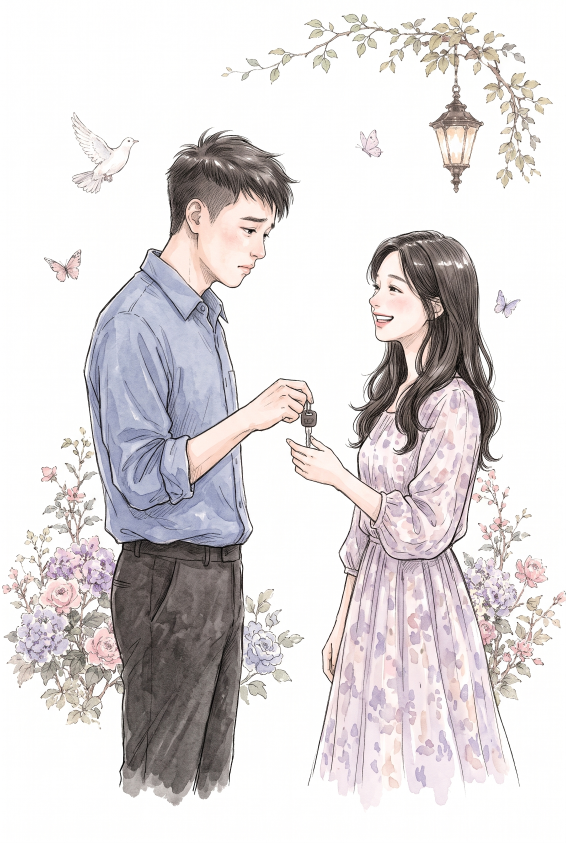
#> input picture scenes/keys.jpg, 1696 x 2528 px (shown at 1/3 size); its folder holds only this picture in this run
$ python build_scenes.py
#> lines starting #> are read from the running program, lines starting #| are printed output that depends on the picture; after the words box and inside, x2 and y2 are one past the last pixel; in counts of white or black regions, pixels touching at a corner belong together
"""Optimise the scene illustrations for phones.
Reads the originals from scenes/ (jpg/png/webp), whitens the paper colour, trims empty margins, resizes, and writes
scenes/web/<key>.webp plus scenes/web/manifest.js (sizes, used by the page).  Run:  python tools/build_scenes.py"""
import os, glob, json
import numpy as np
from PIL import Image

root = os.path.join(os.path.dirname(os.path.abspath(__file__)), "..", "scenes")
out = os.path.join(root, "web"); os.makedirs(out, exist_ok=True)
meta = {}
for f in sorted(glob.glob(os.path.join(root, "*"))):
    base = os.path.basename(f)
    if not base.lower().endswith((".jpg", ".jpeg", ".png", ".webp")):
        continue
    key = os.path.splitext(base)[0]
    im = Image.open(f)
#> im is the input picture: PIL image 1696x2528 RGB; mean R, G, B 221.8, 217.2, 218.2
    if im.mode == "RGBA":
        bg = Image.new("RGB", im.size, (255, 255, 255)); bg.paste(im, mask=im.split()[3]); im = bg
    im = im.convert("RGB")
    a = np.array(im).astype(float)
    if key == "life":  # the supplied file has a dark strip on its left edge
        a = a[:, 40:]
    h, w, _ = a.shape
#> h = 2528; w = 1696
    corners = np.concatenate([a[:24, :24].reshape(-1, 3), a[:24, -24:].reshape(-1, 3), a[-24:, :24].reshape(-1, 3), a[-24:, -24:].reshape(-1, 3)])
#> corners = 2304 rows, first 8: [255, 255, 255], [254, 254, 254], [255, 255, 255], [255, 255, 255], [254, 254, 254], [255, 255, 255], [255, 255, 255], [254, 254, 254]
    bgc = np.median(corners, axis=0)
#> bgc = [255, 255, 255]
    a = np.clip(a * (255.0 / np.maximum(bgc, 1)), 0, 255)  # paper colour -> white
    ink = 255 - a.min(axis=2)
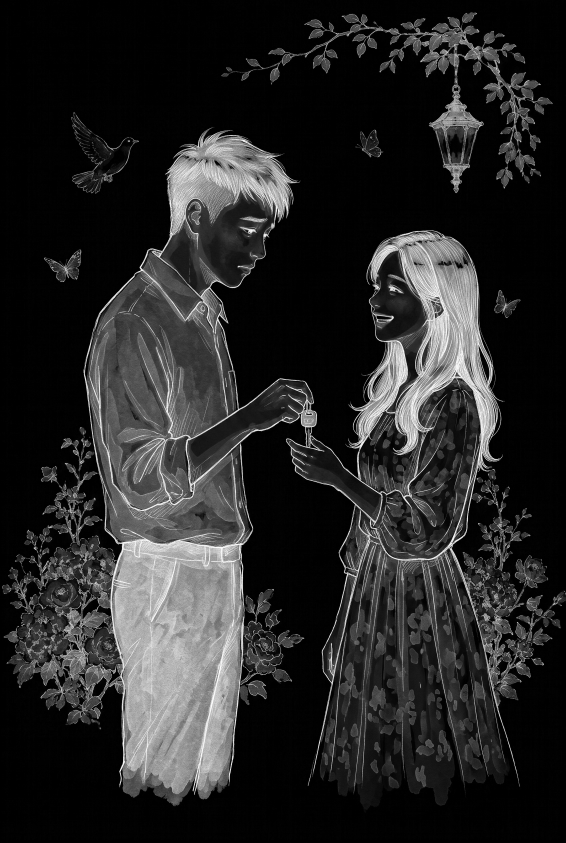
#> ink: shape (2528, 1696) float64 (shown at 1/3 size); min 0, max 255, mean 39.7
    mask = ink > 16
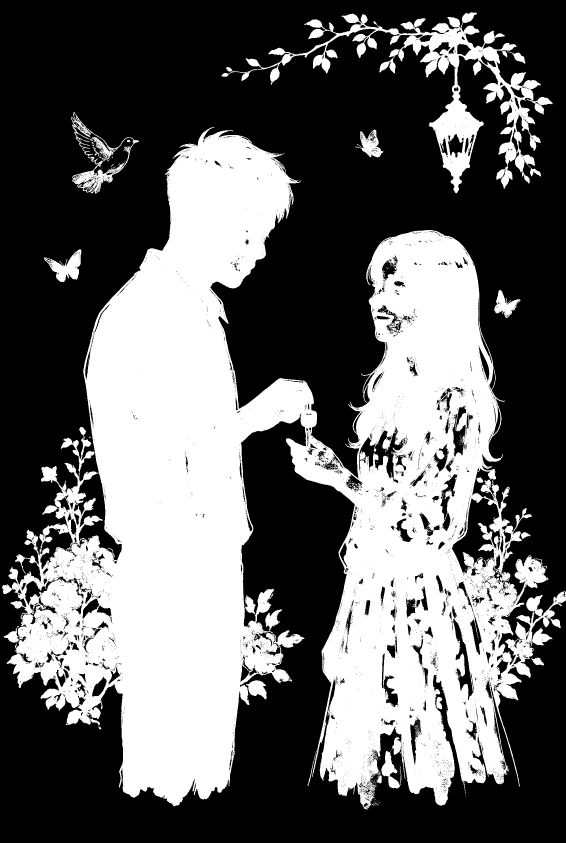
#> mask: shape (2528, 1696) bool (shown at 1/3 size); 39.6% white; 850 white regions (809 under 20 px), largest, box (x1, y1, x2, y2) and area: (20, 381, 1696, 2429) 1578750, (737, 37, 1658, 580) 82182, (214, 336, 417, 581) 9023
    rows = np.where(mask.sum(axis=1) > 3)[0]; cols = np.where(mask.sum(axis=0) > 3)[0]
#> after `rows = np.where(mask.sum(axis=1) > 3)[0]`: rows = 2391 values from 37 to 2428
#> after `cols = np.where(mask.sum(axis=0) > 3)[0]`: cols = 1689 values from 7 to 1695
    y0, y1, x0, x1 = rows[0], rows[-1], cols[0], cols[-1]
#> y0 = 37; y1 = 2428; x0 = 7; x1 = 1695
    pad = int(0.025 * max(y1 - y0, x1 - x0))
#> pad = 59
    y0, x0 = max(y0 - pad, 0), max(x0 - pad, 0); y1, x1 = min(y1 + pad, h), min(x1 + pad, w)
#> after `y0, x0 = (max(y0 - pad, 0), max(x0 - pad, 0))`: y0 = 0; x0 = 0
#> after `y1, x1 = (min(y1 + pad, h), min(x1 + pad, w))`: y1 = 2487; x1 = 1696
    crop = Image.fromarray(a[y0:y1, x0:x1].astype(np.uint8))
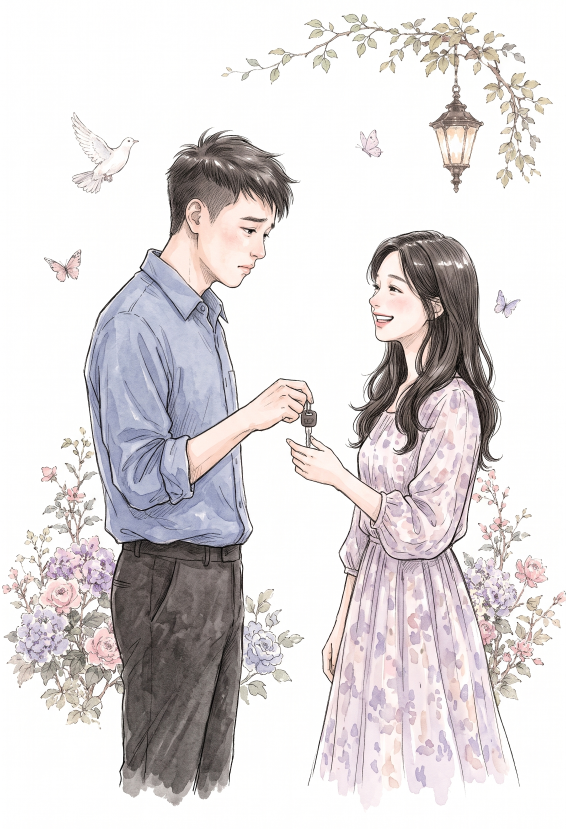
#> crop: PIL image 1696x2487 RGB (shown at 1/3 size); mean R, G, B 221.2, 216.6, 217.6
    cw, ch = crop.size
#> cw = 1696; ch = 2487
    scale = min(1.0, 1500 / max(cw, ch) if ch > cw else 1400 / cw)
#> scale = 0.603
    crop = crop.resize((round(cw * scale), round(ch * scale)), Image.LANCZOS)
#> crop: PIL image 1023x1500 RGB
    crop.save(os.path.join(out, key + ".webp"), quality=80, method=5)
    meta[key] = {"w": crop.size[0], "h": crop.size[1], "ox": int(x0) + (40 if key == "life" else 0), "oy": int(y0), "s": round(scale, 5)}
    print(key, crop.size, os.path.getsize(os.path.join(out, key + ".webp")) // 1024, "KB")
#| keys (1023, 1500) 182 KB
open(os.path.join(out, "manifest.js"), "w").write("window.SCENE_META = " + json.dumps(meta) + ";\n")
